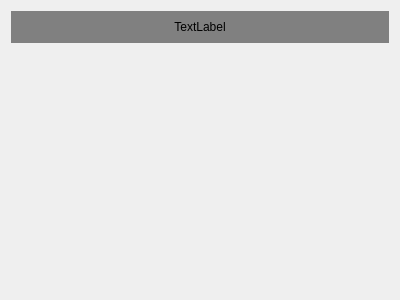
<?xml version="1.0" encoding="UTF-8"?>
<ui version="4.0">
 <class>containerItem</class>
 <widget class="QWidget" name="containerItem">
  <property name="geometry">
   <rect>
    <x>0</x>
    <y>0</y>
    <width>400</width>
    <height>300</height>
   </rect>
  </property>
  <property name="windowTitle">
   <string>Form</string>
  </property>
  <layout class="QVBoxLayout" name="verticalLayout">
   <item>
    <widget class="QLabel" name="label">
     <property name="maximumSize">
      <size>
       <width>16777215</width>
       <height>32</height>
      </size>
     </property>
     <property name="styleSheet">
      <string notr="true">background-color: gray;
color: black</string>
     </property>
     <property name="text">
      <string>TextLabel</string>
     </property>
     <property name="alignment">
      <set>Qt::AlignmentFlag::AlignCenter</set>
     </property>
    </widget>
   </item>
   <item>
    <widget class="QWidget" name="widget" native="true"/>
   </item>
  </layout>
 </widget>
 <resources/>
 <connections/>
</ui>
